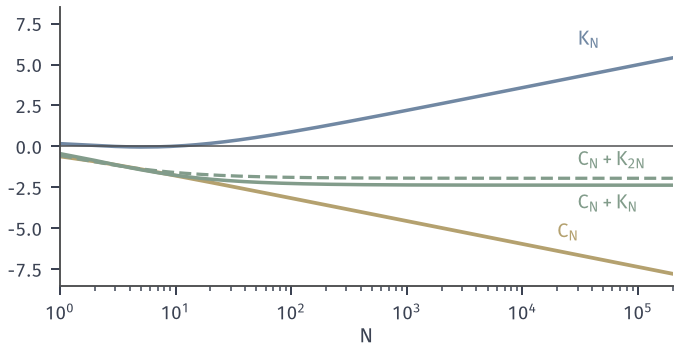

The script that drew this image:
"""Undefined objective E_Q[V] + tau D(Q||P) on {1,2,...}.
P(k)=2^{-k}, V(k)=-k, Q(k)=6/(pi^2 k^2), tau=1/ln 2.
Cost partial sums C_N = sum_{k<=N} q_k V(k) -> -infinity (yellow);
KL partial sums K_N = tau sum_{k<=N} q_k ln(q_k/p_k) -> +infinity (blue);
paired sums C_N + K_N (green, solid) and C_N + K_{2N} (green, dashed) converge to different finite limits."""
from pathlib import Path
import sys
HERE = Path(__file__).resolve().parent
sys.path.insert(0, str(HERE.parent/"dsel-common"))
from common import *

tau = 1/math.log(2)
Kmax = 200000
k = np.arange(1, 2*Kmax+1, dtype=float)
q = 6/(math.pi**2*k**2)
lnp = -k*math.log(2)
C = np.cumsum(q*(-k))
Kl = tau*np.cumsum(q*(np.log(q)-lnp))
N = np.unique(np.round(np.logspace(0, math.log10(Kmax), 300)).astype(int))
c = C[N-1]; kk = Kl[N-1]; s1 = c+kk; s2 = c+Kl[2*N-1]
lim1 = tau*np.sum(q*(math.log(6/math.pi**2)-2*np.log(k)))
fig, ax = figure(width_mm=96, height_mm=50)
ax.plot(N, c, color=YELLOW, lw=1.5)
ax.plot(N, kk, color=BLUE, lw=1.4)
ax.plot(N, s1, color=GREEN, lw=1.4)
ax.plot(N, s2, color=GREEN, lw=1.3, ls='--')
ax.axhline(0, color=STROKE, lw=0.6)
ax.set_xscale('log'); ax.set_xlim(1, Kmax); ax.set_ylim(-8.5, 8.5)
ax.set_xlabel(r'$N$', labelpad=1)
ax.text(3e4, 6.2, r'$K_N$', color=BLUE); ax.text(2e4, -5.6, r'$C_N$', color=YELLOW)
ax.text(3e4, s1[-1]-0.5, r'$C_N+K_N$', color=GREEN, va='top')
ax.text(3e4, s2[-1]+0.5, r'$C_N+K_{2N}$', color=GREEN, va='bottom')
save(fig, HERE, 'figure', {'tau': tau, 'C_last': float(c[-1]), 'K_last': float(kk[-1]),
     'paired_last': float(s1[-1]), 'paired2_last': float(s2[-1]), 'limit_paired_series': float(lim1),
     'difference_expected': 6/math.pi**2*math.log(2)})
